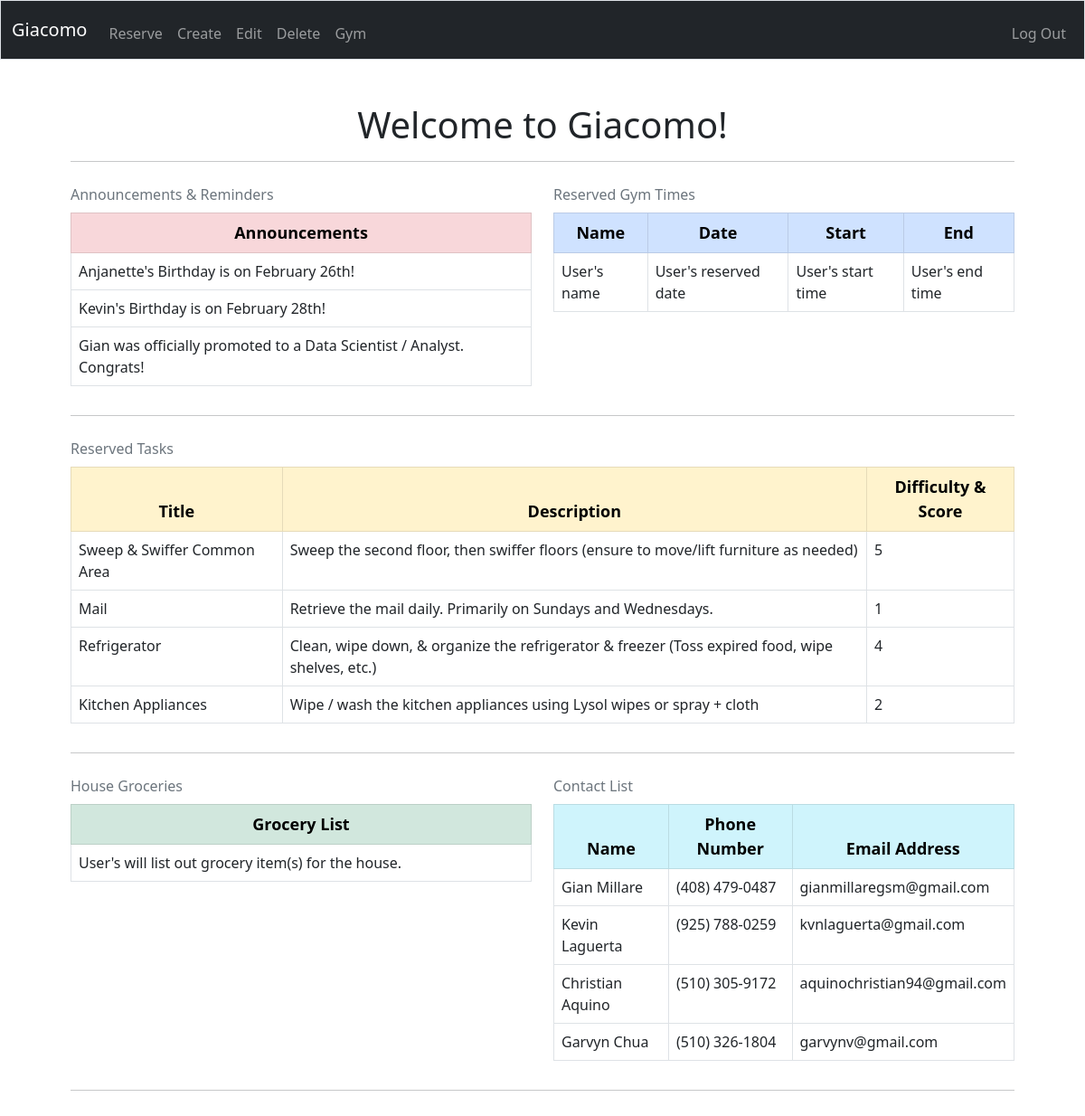
Page / (signed in) on the committed database.
### tables this page shows
CREATE TABLE reserved (
reserve_id INTEGER PRIMARY KEY AUTOINCREMENT NOT NULL,
user_id INTEGER NOT NULL,
title TEXT NOT NULL,
description TEXT NOT NULL,
score INTEGER NOT NULL,
FOREIGN KEY(user_id) REFERENCES housemates(id));

CREATE TABLE 'contacts' (
'name' TEXT NOT NULL,
'phone' TEXT NOT NULL,
'email' TEXT NOT NULL);

### app.py (the view)
@app.route("/")
@login_required
def index():
    c.execute("""
    SELECT title, description, score FROM reserved WHERE user_id = :user_id
    """, {"user_id": session["user_id"]})
    rows = c.fetchall()
    user_reserved_tasks = []
    for row in rows:
        user_reserved_tasks.append({
            "title": row[0],
            "description": row[1],
            "score": row[2]
        })
    if len(user_reserved_tasks) == 0:
        user_reserved_tasks = [{
            "title": "---",
            "description": "Your Task list is empty. Please go to Reserve to assign tasks.",
            "score": 0
        }]
    c.execute("""
    SELECT name, phone, email FROM contacts
    """)
    results = c.fetchall()
    contact_info = []
    for i in results:
        contact_info.append({
            'name': i[0],
            'phone': i[1],
            'email': i[2]
        })
    return render_template("index.html", user_reserved_tasks=user_reserved_tasks, contact_info=contact_info)

### helpers.py (called while the page is built)
def login_required(f):
    @wraps(f)
    def decorated_functions(*args, **kwargs):
        if session.get("user_id") is None:
            return redirect("/login")
        return f(*args, **kwargs)
    return decorated_functions

### templates/index.html (shortened to what this page needs)
{% extends "layout.html" %}
{% block main %}
    <h1>Welcome to Giacomo!</h1>
    <hr>
    <div class="row">
        <div class="col-6">
            <table class="table table-bordered caption-top">
                <caption>Announcements & Reminders</caption>
                <thead class="table-danger">
                    <tr>
                        <th scope="col" style="font-size: large; text-align: center;">Announcements</th>
                    </tr>
                </thead>
                <tbody>
                    <tr>
                        <td scope="row">Anjanette's Birthday is on February 26th!</td>
                    </tr>
                    <tr>
                        <td scope="row">Kevin's Birthday is on February 28th!</td>
                    </tr>
                    <tr>
                        <td scope="row">Gian was officially promoted to a Data Scientist / Analyst. Congrats!</td>
                    </tr>
                </tbody>
            </table>
        </div>
        <div class="col-6">
            <table class="table table-bordered caption-top">
                <caption>Reserved Gym Times</caption>
                <thead class="table-primary">
                    <tr>
                        <th scope="col" style="font-size: large; text-align: center;">Name</th>
                        <th scope="col" style="font-size: large; text-align: center;">Date</th>
                        <th scope="col" style="font-size: large; text-align: center;">Start</th>
                        <th scope="col" style="font-size: large; text-align: center;">End</th>
                    </tr>
                </thead>
                <tbody>
                    <tr>
                        <td scope="row">User's name</td>
                        <td scope="row">User's reserved date</td>
                        <td scope="row">User's start time</td>
                        <td scope="row">User's end time</td>
                    </tr>
                </tbody>
            </table>
        </div>
    </div>
    <hr>
    <div class="row">
        <div class="col-12">
            <table class="table table-bordered caption-top">
                <caption>Reserved Tasks</caption>
                <thead class="table-warning">
                    <tr>
                        <th scope="col" style="font-size: large; text-align: center;">Title</th>
                        <th scope="col" style="font-size: large; text-align: center;">Description</th>
                        <th scope="col" style="font-size: large; text-align: center;">Difficulty & Score</th>
                    </tr>
                </thead>
                <tbody>
                    {% for i in user_reserved_tasks %}
                    <tr>
                        <td>{{ i["title"] }}</td>
                        <td>{{ i["description"] }}</td>
                        <td>{{ i["score"] }}</td>
                    </tr>
                    {% endfor %}
                </tbody>
            </table>
        </div>
    </div>
    <hr>
    <div class="row">
        <div class="col-6">
            <table class="table table-bordered caption-top">
                <caption>House Groceries</caption>
                <thead class="table-success">
                    <tr>
                        <th scope="col" style="font-size: large; text-align: center;">Grocery List</th>
                    </tr>
                </thead>
                <tbody>
                    <tr>
                        <td scope="row">User's will list out grocery item(s) for the house.</td>
                    </tr>
                </tbody>
            </table>
        </div>
        <div class="col-6">
            <table class="table table-bordered caption-top">
                <caption>Contact List</caption>
                <thead class="table-info">
                    <tr>
                        <th scope="col" style="font-size: large; text-align: center;">Name</th>
                        <th scope="col" style="font-size: large; text-align: center;">Phone Number</th>
                        <th scope="col" style="font-size: large; text-align: center;">Email Address</th>
                    </tr>
                </thead>
                <tbody>
                    {% for i in contact_info %}
                    <tr>
                        <td>{{ i["name"] }}</td>
                        <td>{{ i["phone"] }}</td>
                        <td>{{ i["email"] }}</td>
                    </tr>
                    {% endfor %}
                </tbody>
            </table>
        </div>
    </div>
    <hr>
{% endblock %}

### templates/layout.html (shortened to what this page needs)
<!DOCTYPE html>
<html lang="en">
    <head>
        <link href="https://cdn.jsdelivr.net/npm/bootstrap@5.0.0-beta1/dist/css/bootstrap.min.css" rel="stylesheet">
        <link href="/static/styles.css" rel="stylesheet">
    </head>
    <body>
        <nav class="navbar navbar-expand-lg navbar-dark bg-dark border">
            <div class="container-fluid">
                <a class="navbar-brand" href="/"><span class="giacomo_brand">Giacomo</span></a>
                <div class="collapse navbar-collapse" id="navbar">
                    {% if session.user_id %}
                        <ul class="navbar-nav mr-auto mt-2">
                            <li class="nav-item"><a class="nav-link" href="/reserve">Reserve</a></li>
                            <li class="nav-item"><a class="nav-link" href="/create">Create</a></li>
                            <li class="nav-item"><a class="nav-link" href="/edit">Edit</a></li>
                            <li class="nav-item"><a class="nav-link" href="/delete">Delete</a></li>
                            <li class="nav-item"><a class="nav-link" href="/gym">Gym</a></li>
                        </ul>
                        <ul class="navbar-nav ms-auto mt-2">
                            <li class="nav-item"><a class="nav-link" href="/logout">Log Out</a></li>
                        </ul>
                    {% else %}
                        <ul class="navbar-nav ms-auto mt-2">
                            <li class="nav-item"><a class="nav-link" href="/register">Register</a></li>
                            <li class="nav-item"><a class="nav-link" href="/login">Log In</a></li>
                        </ul>
                    {% endif %}
                </div>
            </div>
        </nav>
        <main class="container p-5">
            {% block main %}{% endblock %}
        </main>
    </body>
</html>

### static/styles.css (style rules this page uses)
h1 { text-align: center; }

### rows in the picture
reserved: title "Sweep & Swiffer Common Area", description "Sweep the second floor, then swiffer floors (ensure to move/lift furniture as needed)", score "5"
reserved: title "Mail", description "Retrieve the mail daily. Primarily on Sundays and Wednesdays.", score "1"
reserved: title "Refrigerator", description "Clean, wipe down, & organize the refrigerator & freezer (Toss expired food, wipe shelves, etc.)", score "4"
reserved: title "Kitchen Appliances", description "Wipe / wash the kitchen appliances using Lysol wipes or spray + cloth", score "2"
contacts: name "Gian Millare", phone "(408) 479-0487", email "gianmillaregsm@gmail.com"
contacts: name "Kevin Laguerta", phone "(925) 788-0259", email "kvnlaguerta@gmail.com"
contacts: name "Christian Aquino", phone "(510) 305-9172", email "aquinochristian94@gmail.com"
contacts: name "Garvyn Chua", phone "(510) 326-1804", email "garvynv@gmail.com"
